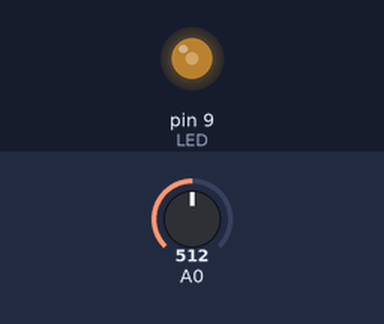
The sketch below on a simulated Arduino Uno, built with avr-gcc and run on an emulated ATmega328P. Parts: output pins drawn as LEDs (lit = HIGH). The test bench sets the inputs (shaded band); at power-on: A0 = 512.

Above: at 1.2 s.
1.3 s: A0 set to 716
At 1.9 s:
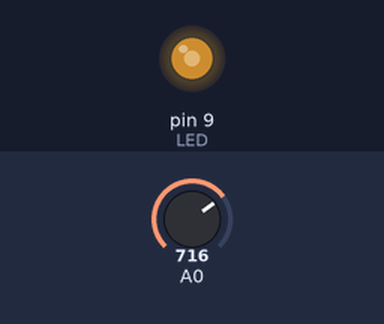
2.8 s: A0 set to 1023
At 4.0 s:
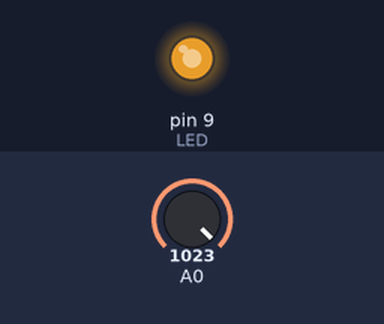
4.3 s: A0 set to 306
At 5.4 s:
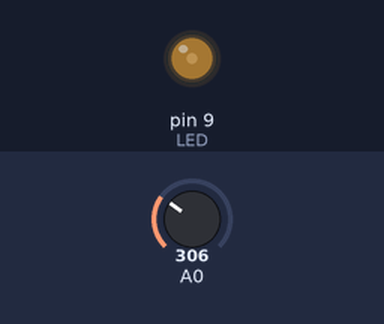
5.8 s: A0 set to 0
At 6.5 s:
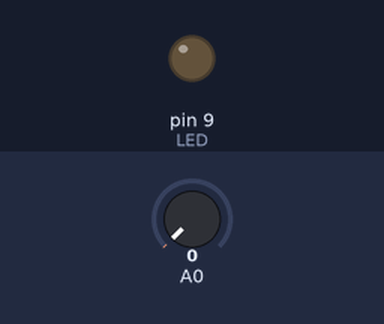
7.3 s: A0 set to 511
At 7.7 s:
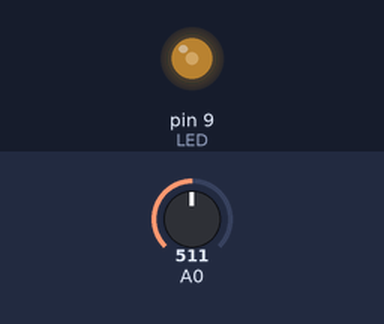
Timing chart, 0 to 9.8 s (numbered marks = the images above; inputs shaded):
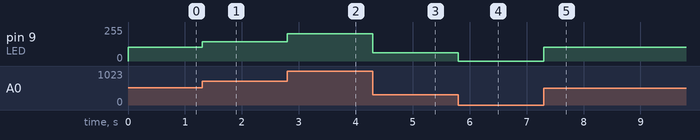

Measured:
- after the input at 1.3 s, pin 9 (LED): 102/255 → 143/255 at once
- after the input at 2.8 s, pin 9 (LED): 143/255 → 204/255 at once
- after the input at 4.3 s, pin 9 (LED): 204/255 → 61/255 at once
- after the input at 5.8 s, pin 9 (LED): 61/255 → 0/255 at once
- after the input at 7.3 s, pin 9 (LED): 0/255 → 102/255 at once

The sketch:

led_con_potenciometro.ino
```cpp
const int LED=9;
int brillo;
void setup() {
pinMode(LED, OUTPUT);
}

void loop(){
  brillo=analogRead(A0)/5;
  analogWrite(LED,brillo);
}
```
